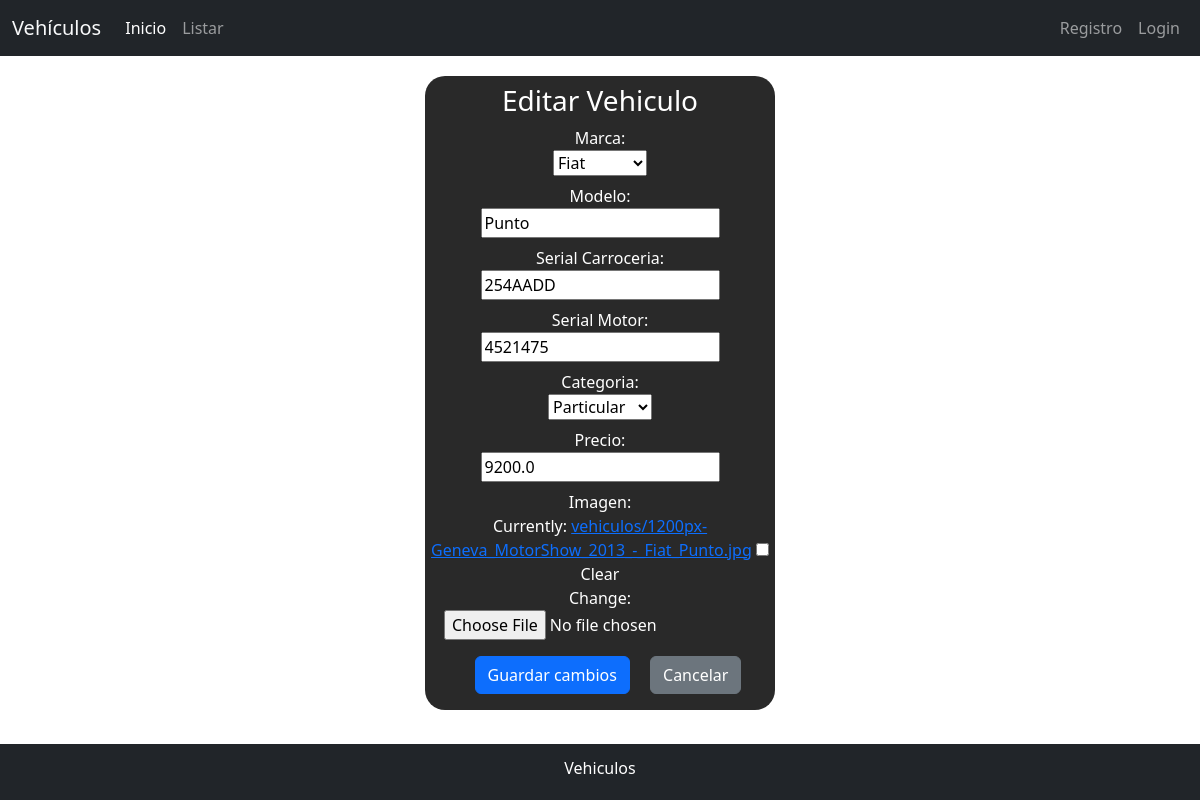
The app's page /vehiculo/edit/1/ with its own data.
### vehiculo/models.py (models this page shows, shortened)
class VehiculoModel(models.Model):
    MARCAS_OPTS = (
        ('Fiat', 'Fiat'),
        ('Chevrolet', 'Chevrolet'),
        ('Ford', 'Ford'),
        ('Toyota', 'Toyota'),
    )
    CATEGORIAS_OPTS = (
        ('Particular', 'Particular'),
        ('Transporte', 'Transporte'),
        ('Carga', 'Carga'),
    )
    marca = models.CharField(max_length = 20, choices = MARCAS_OPTS, default = 'Ford')
    modelo = models.CharField(max_length = 100)
    serial_carroceria = models.CharField(max_length = 50)
    serial_motor = models.CharField(max_length = 50)
    categoria = models.CharField(max_length = 20, choices = CATEGORIAS_OPTS, default = 'Particular')
    precio = models.FloatField()
    fecha_creacion = models.DateTimeField(auto_now_add = True)
    fecha_modificacion = models.DateTimeField(auto_now = True)
    imagen = models.ImageField(upload_to='vehiculos', blank=True, null=True)
    class Meta:
        permissions = (
            ("visualizar_catalogo", "Permite ver el listado de vehiculos"),
            )

### vehiculo/views.py (the view)
# urls.py: path('edit/<int:vehiculo_id>/', editvehiculo, name='editvehiculo'),
def editvehiculo(request, vehiculo_id):
    vehiculo = get_object_or_404(VehiculoModel, id=vehiculo_id)
    if request.method == 'POST':
        form = VehiculoForm(request.POST, request.FILES or None, instance=vehiculo)
        if form.is_valid():
            form.save()
            messages.success(request, 'El formulario se ha editado correctamente!')
            return redirect('listvehiculo')
    else:
        form = VehiculoForm(instance=vehiculo)
    return render(request, 'editvehiculo.html', {'form': form, 'vehiculo': vehiculo})

### vehiculo/forms.py
class VehiculoForm(forms.ModelForm):
    class Meta:
        model = VehiculoModel
        fields = "__all__"
    def __init__(self, *args, **kwargs):
        super(VehiculoForm, self).__init__(*args, **kwargs)
        for field_name, field in self.fields.items():
            field.required = True
        self.fields['imagen'].required = False

### vehiculo/templates/editvehiculo.html (shortened to what this page needs)
{% extends 'base.html' %}
{% block content %}
<div class="edit add">
    <h3 class="pt-2">Editar Vehiculo</h3>
    <form action="" method="POST" enctype='multipart/form-data'>
        <div class="form-group m-2">
            <label>Marca:</label>
            <br>
            {{ form.marca }}
        </div>
        <div class="form-group m-2">
            <label>Modelo:</label>
            <br>
            {{ form.modelo }}
        </div>
        <div class="form-group m-2">
            <label>Serial Carroceria:</label>
            <br>
            {{ form.serial_carroceria }}
        </div>
        <div class="form-group m-2">
            <label>Serial Motor:</label>
            <br>
            {{ form.serial_motor }}
        </div>
        <div class="form-group m-2">
            <label>Categoria:</label>
            <br>
            {{ form.categoria }}
        </div>
        <div class="form-group m-2">
            <label>Precio:</label>
            <br>
            {{ form.precio }}
        </div>
        <div class="form-group">
            <label>Imagen:</label>
            <br>
            {{ form.imagen }}
        </div>
        <input type="submit" class="btn btn-primary m-3" value="Guardar cambios">
        <a href="{% url 'listvehiculo' %}" class="btn btn-secondary">Cancelar</a>
    </form>
</div>
{% endblock %}

### static/css/style.css (style rules this page uses)
.add { text-align: center; border-radius: 20px; background:rgb(41, 41, 41); color:white; width:350px; margin: auto; margin-top: 20px; }

### records on screen
VehiculoModel: marca "Fiat", modelo "Punto", serial_carroceria "254AADD", serial_motor "4521475", categoria "Particular", precio "9200.0"
